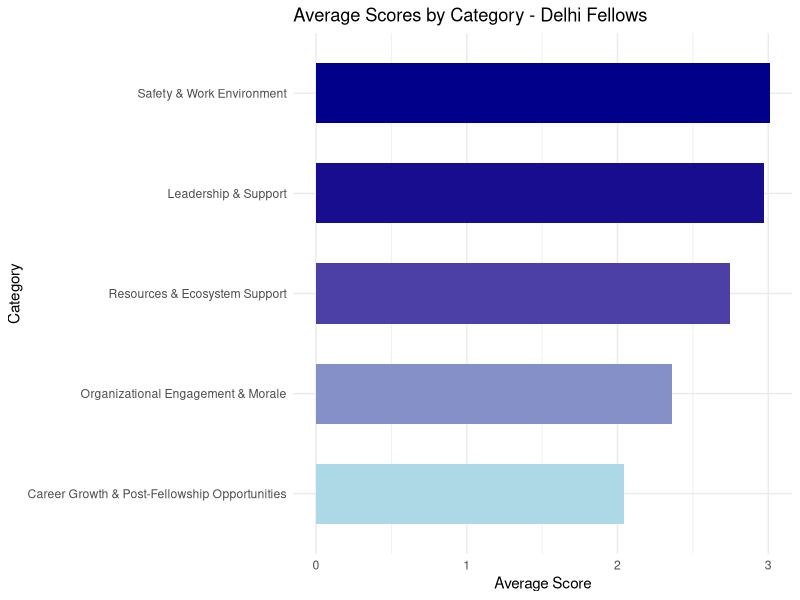

Source code (R): (Note: this script raises an error after producing the figure.)
library(readr)
library(tidyverse)


# Loading Data and Cleaning -----------------------------------------------


#Loading Data (Delhi) (&Deleting the last column)
data <- read_csv("fes.csv")

data_delhi <- data %>%
  filter(City == "Delhi")

data_delhi <- data_delhi[, -ncol(data_delhi)]



# Converting to Likert Scale
data_delhi <- read.csv("data_delhi.csv", stringsAsFactors = FALSE)


likert_mapping <- c("Strongly Disagree" = 1, 
                    "Disagree" = 2, 
                    "Agree" = 3, 
                    "Strongly Agree" = 4, 
                    "na" = NA)


likert_columns <- names(data_delhi)[5:length(data_delhi)]  # Assuming first 4 columns are non-Likert


data_delhi[likert_columns] <- lapply(data_delhi[likert_columns], function(x) likert_mapping[x])

data_delhi[is.na(data_delhi)] <- 0


# Meta Analysis ------------------------------------------------


# Define column groups based on the categories
leadership_support <- c("My.PM.consistently.shares.helpful.and.timely.feedback.on.my.development.as.a.teacher.and.leader.with.me",
                        "My.PM.helps.me.identify.opportunities.within.and.beyond.TFI.that.will.aid.my.development.as.a.leader",
                        "My.PM.is.an.effective.mentor.to.me",
                        "There.is.a.person.s..at.Teach.For.India.that.shares.timely.feedback.with.me.on.my.classroom.s.progress")

resources_ecosystem <- c("There.is.a.sufficient.ecosystem.for.consistent.and.timely.support.in.my.city.that.I.can.access.for.challenges.I.face.while.working.with.the.community.in.which.my.placement.school.is.located",
                         "There.is.a.sufficient.ecosystem.for.consistent.and.timely.support.in.my.city.that.I.can.access.for.the.challenges.I.face.while.working.in.my.placement.school")

career_growth <- c("I.have.access.to.helpful.and.timely.support..resources.and.networks.via.Teach.For.India.to.find.a.suitable.post.Fellowship.opportunity",
                   "I.find.the.Career.options.available.to.me.post.Fellowship.exciting")

organizational_engagement <- c("I.feel.my.work..when.worthy..is.aptly.recognised.and.praised.at.Teach.For.India",
                               "In.my.experience..my.views.are.taken.into.account.and.acted.upon.at.Teach.for.India",
                               "I.feel.comfortable.in.approaching.Senior.Management.with.any.concerns..questions.or.ideas.that.I.have")

safety_work_env <- c("I.feel.safe.working.in.my.placement.school",
                     "I.feel.safe.in.the.community.in.which.in.my.placement.school.is.located")

# Compute mean scores for each category
category_scores <- data.frame(
  Category = c("Leadership & Support", "Resources & Ecosystem Support", 
               "Career Growth & Post-Fellowship Opportunities", 
               "Organizational Engagement & Morale", "Safety & Work Environment"),
  Average_Score = c(
    mean(colMeans(data_delhi[, leadership_support], na.rm = TRUE)),
    mean(colMeans(data_delhi[, resources_ecosystem], na.rm = TRUE)),
    mean(colMeans(data_delhi[, career_growth], na.rm = TRUE)),
    mean(colMeans(data_delhi[, organizational_engagement], na.rm = TRUE)),
    mean(colMeans(data_delhi[, safety_work_env], na.rm = TRUE))
  )
)

# Sort categories by lowest scores (biggest challenges)
category_scores <- category_scores %>% arrange(Average_Score)

# Print the results
print(category_scores)

#Graphs

# Create the bar plot with gradient fill
ggplot(category_scores, aes(x = reorder(Category, Average_Score), y = Average_Score, fill = Average_Score)) +
  geom_bar(stat = "identity", width = 0.6) +
  coord_flip() +  # Horizontal bar chart for better readability
  labs(
    title = "Average Scores by Category - Delhi Fellows",
    x = "Category",
    y = "Average Score"
  ) +
  scale_fill_gradient(
    low = "#ADD8E6",  # Light blue
    #mid = "#576CB9,
    high = "#00008B"  # Dark blue
  ) +
  theme_minimal() +
  theme(legend.position = "none")



# Main Issue Analysis -----------------------------------------------------

# Leadership & Support
leadership_support_df <- data.frame(
  Question = c(
    "My PM consistently shares helpful and timely feedback on my development as a teacher and leader with me",
    "My PM helps me identify opportunities within and beyond TFI that will aid my development as a leader",
    "My PM is an effective mentor to me",
    "There is a person(s) at Teach For India that shares timely feedback with me on my classroom's progress"
  ),
  Score = colMeans(data_delhi[, leadership_support], na.rm = TRUE),
  Category = "Leadership & Support"
)

# Resources & Ecosystem Support
resources_ecosystem_df <- data.frame(
  Question = c(
    "There is a sufficient ecosystem for consistent and timely support in my city that I can access for challenges I face while working with the community in which my placement school is located",
    "There is a sufficient ecosystem for consistent and timely support in my city that I can access for the challenges I face while working in my placement school"
  ),
  Score = colMeans(data_delhi[, resources_ecosystem], na.rm = TRUE),
  Category = "Resources & Ecosystem Support"
)

# Career Growth & Post-Fellowship Opportunities
career_growth_df <- data.frame(
  Question = c(
    "I have access to helpful and timely support, resources and networks via Teach For India to find a suitable post-Fellowship opportunity",
    "I find the Career options available to me post Fellowship exciting"
  ),
  Score = colMeans(data_delhi[, career_growth], na.rm = TRUE),
  Category = "Career Growth & Post-Fellowship Opportunities"
)

# Organizational Engagement & Morale
organizational_engagement_df <- data.frame(
  Question = c(
    "I feel my work, when worthy, is aptly recognised and praised at Teach For India",
    "In my experience, my views are taken into account and acted upon at Teach for India",
    "I feel comfortable in approaching Senior Management with any concerns, questions or ideas that I have"
  ),
  Score = colMeans(data_delhi[, organizational_engagement], na.rm = TRUE),
  Category = "Organizational Engagement & Morale"
)

# Safety & Work Environment
safety_work_env_df <- data.frame(
  Question = c(
    "I feel safe working in my placement school",
    "I feel safe in the community in which in my placement school is located"
  ),
  Score = colMeans(data_delhi[, safety_work_env], na.rm = TRUE),
  Category = "Safety & Work Environment"
)

# Combine all into one data frame
fes_scores_df <- rbind(
  leadership_support_df,
  resources_ecosystem_df,
  career_growth_df,
  organizational_engagement_df,
  safety_work_env_df
)



# Career Growth & Post-Fellowship Oppoetunities
# short labels for the questions
career_growth_plot_df$Short_Question <- c(
  "Access to Career Support",
  "Exciting Career Options"
)

# custom colors
custom_colors <- c("#3498db", "#e74c3c")  # TFI-themed distinct colors

# bar chart
ggplot(career_growth_plot_df, aes(x = reorder(Short_Question, Score), y = Score, fill = Short_Question)) +
  geom_col(show.legend = FALSE) +  # Hide legend since colors are intuitive
  coord_flip() +  # Flip for better readability
  scale_fill_manual(values = custom_colors) +  # Use distinct colors
  labs(
    title = "Career Growth & Post-Fellowship Opportunities",
    x = "Question",
    y = "Average Score"
  ) +
  theme_minimal() +
  theme(
    text = element_text(size = 12),
    axis.text.x = element_text(size = 10),
    axis.text.y = element_text(size = 12, face = "bold")
  )

# Organisational Engagement & Morale
# Shorten question labels
organizational_engagement_df$Short_Question <- c(
  "Work Recognition",
  "Views Considered",
  "Approach Senior Mgmt"
)

#  custom colors
org_custom_colors <- c("#3498db", "#e74c3c", "#9b59b6")  # Green, Orange, Purple

# bar chart
ggplot(organizational_engagement_df, aes(x = reorder(Short_Question, Score), y = Score, fill = Short_Question)) +
  geom_col(show.legend = FALSE) +
  coord_flip() +
  scale_fill_manual(values = org_custom_colors) +
  labs(
    title = "Organizational Engagement & Morale",
    x = "Question",
    y = "Average Score"
  ) +
  theme_minimal() +
  theme(
    text = element_text(size = 12),
    axis.text.x = element_text(size = 10),
    axis.text.y = element_text(size = 12, face = "bold")
  )


# Resource and Ecosystem Support
# Shorten question labels
leadership_support_df$Short_Question <- c(
  "Community Support",
  "School Support"
)

# Define custom colors
resources_custom_colors <- c("#3498db", "#e74c3c")

# Create bar chart
ggplot(leadership_support_df, aes(x = reorder(Short_Question, Score), y = Score, fill = Short_Question)) +
  geom_col(show.legend = FALSE) +
  coord_flip() +
  scale_fill_manual(values = resources_custom_colors) +
  labs(
    title = "Resources & Ecosystem Support",
    x = "Question",
    y = "Average Score"
  ) +
  theme_minimal() +
  theme(
    text = element_text(size = 12),
    axis.text.x = element_text(size = 10),
    axis.text.y = element_text(size = 12, face = "bold")
  )








